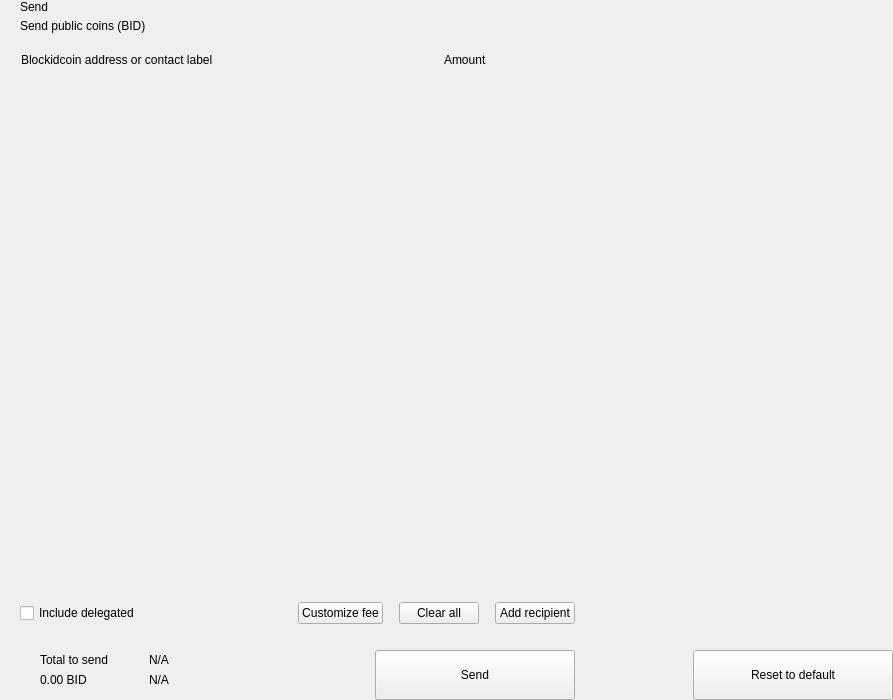
<?xml version="1.0" encoding="UTF-8"?>
<ui version="4.0">
 <class>send</class>
 <widget class="QWidget" name="send">
  <property name="geometry">
   <rect>
    <x>0</x>
    <y>0</y>
    <width>893</width>
    <height>700</height>
   </rect>
  </property>
  <property name="windowTitle">
   <string>Form</string>
  </property>
  <layout class="QHBoxLayout" name="horizontalLayout_2" stretch="2,1">
   <property name="spacing">
    <number>0</number>
   </property>
   <property name="leftMargin">
    <number>0</number>
   </property>
   <property name="topMargin">
    <number>0</number>
   </property>
   <property name="rightMargin">
    <number>0</number>
   </property>
   <property name="bottomMargin">
    <number>0</number>
   </property>
   <item>
    <widget class="QWidget" name="left" native="true">
     <layout class="QVBoxLayout" name="verticalLayout_3">
      <property name="spacing">
       <number>0</number>
      </property>
      <property name="leftMargin">
       <number>0</number>
      </property>
      <property name="topMargin">
       <number>0</number>
      </property>
      <property name="rightMargin">
       <number>0</number>
      </property>
      <property name="bottomMargin">
       <number>0</number>
      </property>
      <item>
       <layout class="QVBoxLayout" name="verticalLayout_22" stretch="0,0,0,1,0,0,0,0">
        <property name="spacing">
         <number>0</number>
        </property>
        <item>
         <layout class="QHBoxLayout" name="horizontalLayout_3">
          <property name="spacing">
           <number>0</number>
          </property>
          <property name="leftMargin">
           <number>20</number>
          </property>
          <property name="rightMargin">
           <number>20</number>
          </property>
          <item>
           <layout class="QVBoxLayout" name="verticalLayout">
            <property name="spacing">
             <number>5</number>
            </property>
            <item>
             <widget class="QLabel" name="labelTitle">
              <property name="text">
               <string>Send</string>
              </property>
              <property name="alignment">
               <set>Qt::AlignLeading|Qt::AlignLeft|Qt::AlignVCenter</set>
              </property>
             </widget>
            </item>
            <item>
             <widget class="QLabel" name="labelSubtitle1">
              <property name="text">
               <string>Send public coins (BID)</string>
              </property>
             </widget>
            </item>
           </layout>
          </item>
          <item>
           <spacer name="horizontalSpacer">
            <property name="orientation">
             <enum>Qt::Horizontal</enum>
            </property>
            <property name="sizeHint" stdset="0">
             <size>
              <width>40</width>
              <height>20</height>
             </size>
            </property>
           </spacer>
          </item>
         </layout>
        </item>
        <item>
         <spacer name="verticalSpacer_2">
          <property name="orientation">
           <enum>Qt::Vertical</enum>
          </property>
          <property name="sizeType">
           <enum>QSizePolicy::Fixed</enum>
          </property>
          <property name="sizeHint" stdset="0">
           <size>
            <width>20</width>
            <height>20</height>
           </size>
          </property>
         </spacer>
        </item>
        <item>
         <layout class="QHBoxLayout" name="horizontalLayout" stretch="6,0,2">
          <property name="spacing">
           <number>0</number>
          </property>
          <property name="leftMargin">
           <number>10</number>
          </property>
          <property name="topMargin">
           <number>0</number>
          </property>
          <property name="rightMargin">
           <number>20</number>
          </property>
          <property name="bottomMargin">
           <number>0</number>
          </property>
          <item>
           <widget class="QLabel" name="labelSubtitleAddress">
            <property name="styleSheet">
             <string notr="true">margin-left:8px;</string>
            </property>
            <property name="text">
             <string>Blockidcoin address or contact label</string>
            </property>
           </widget>
          </item>
          <item>
           <spacer name="horizontalSpacer_3">
            <property name="orientation">
             <enum>Qt::Horizontal</enum>
            </property>
            <property name="sizeType">
             <enum>QSizePolicy::Fixed</enum>
            </property>
            <property name="sizeHint" stdset="0">
             <size>
              <width>40</width>
              <height>1</height>
             </size>
            </property>
           </spacer>
          </item>
          <item>
           <widget class="QLabel" name="labelSubtitleAmount">
            <property name="text">
             <string>Amount</string>
            </property>
           </widget>
          </item>
         </layout>
        </item>
        <item>
         <widget class="QScrollArea" name="scrollArea">
          <property name="minimumSize">
           <size>
            <width>0</width>
            <height>350</height>
           </size>
          </property>
          <property name="styleSheet">
           <string notr="true">#scrollArea {
            background:transparent;
            margin-top:10px;
}</string>
          </property>
          <property name="horizontalScrollBarPolicy">
           <enum>Qt::ScrollBarAlwaysOff</enum>
          </property>
          <property name="sizeAdjustPolicy">
           <enum>QAbstractScrollArea::AdjustIgnored</enum>
          </property>
          <property name="widgetResizable">
           <bool>true</bool>
          </property>
          <property name="alignment">
           <set>Qt::AlignLeading|Qt::AlignLeft|Qt::AlignTop</set>
          </property>
          <widget class="QWidget" name="scrollAreaWidgetContents">
           <property name="geometry">
            <rect>
             <x>0</x>
             <y>0</y>
             <width>591</width>
             <height>16</height>
            </rect>
           </property>
           <property name="sizePolicy">
            <sizepolicy hsizetype="Preferred" vsizetype="Maximum">
             <horstretch>0</horstretch>
             <verstretch>0</verstretch>
            </sizepolicy>
           </property>
           <property name="autoFillBackground">
            <bool>false</bool>
           </property>
           <property name="styleSheet">
            <string notr="true">#scrollAreaWidgetContents {
             background:transparent;
             }</string>
           </property>
           <layout class="QVBoxLayout" name="verticalLayout_7">
            <property name="spacing">
             <number>0</number>
            </property>
            <property name="sizeConstraint">
             <enum>QLayout::SetDefaultConstraint</enum>
            </property>
            <property name="leftMargin">
             <number>0</number>
            </property>
            <property name="topMargin">
             <number>0</number>
            </property>
            <property name="rightMargin">
             <number>0</number>
            </property>
            <property name="bottomMargin">
             <number>0</number>
            </property>
           </layout>
          </widget>
         </widget>
        </item>
        <item>
         <spacer name="verticalSpacer_4">
          <property name="orientation">
           <enum>Qt::Vertical</enum>
          </property>
          <property name="sizeType">
           <enum>QSizePolicy::Fixed</enum>
          </property>
          <property name="sizeHint" stdset="0">
           <size>
            <width>20</width>
            <height>20</height>
           </size>
          </property>
         </spacer>
        </item>
        <item>
         <layout class="QHBoxLayout" name="horizontalLayout_20">
          <property name="spacing">
           <number>6</number>
          </property>
          <property name="leftMargin">
           <number>20</number>
          </property>
          <property name="rightMargin">
           <number>20</number>
          </property>
          <item>
           <widget class="QCheckBox" name="checkBoxDelegations">
            <property name="layoutDirection">
             <enum>Qt::LeftToRight</enum>
            </property>
            <property name="text">
             <string>Include delegated</string>
            </property>
           </widget>
          </item>
          <item>
           <spacer name="horizontalSpacer_4">
            <property name="orientation">
             <enum>Qt::Horizontal</enum>
            </property>
            <property name="sizeHint" stdset="0">
             <size>
              <width>10</width>
              <height>20</height>
             </size>
            </property>
           </spacer>
          </item>
          <item>
           <widget class="QPushButton" name="pushButtonFee">
            <property name="focusPolicy">
             <enum>Qt::NoFocus</enum>
            </property>
            <property name="text">
             <string>Customize fee</string>
            </property>
           </widget>
          </item>
          <item>
           <spacer name="horizontalSpacer_11">
            <property name="orientation">
             <enum>Qt::Horizontal</enum>
            </property>
            <property name="sizeType">
             <enum>QSizePolicy::Minimum</enum>
            </property>
            <property name="sizeHint" stdset="0">
             <size>
              <width>10</width>
              <height>20</height>
             </size>
            </property>
           </spacer>
          </item>
          <item>
           <widget class="QPushButton" name="pushButtonClear">
            <property name="focusPolicy">
             <enum>Qt::NoFocus</enum>
            </property>
            <property name="layoutDirection">
             <enum>Qt::RightToLeft</enum>
            </property>
            <property name="text">
             <string>Clear all</string>
            </property>
           </widget>
          </item>
          <item>
           <spacer name="horizontalSpacer_6">
            <property name="orientation">
             <enum>Qt::Horizontal</enum>
            </property>
            <property name="sizeType">
             <enum>QSizePolicy::Fixed</enum>
            </property>
            <property name="sizeHint" stdset="0">
             <size>
              <width>10</width>
              <height>20</height>
             </size>
            </property>
           </spacer>
          </item>
          <item>
           <widget class="QPushButton" name="pushButtonAddRecipient">
            <property name="focusPolicy">
             <enum>Qt::NoFocus</enum>
            </property>
            <property name="text">
             <string>Add recipient</string>
            </property>
           </widget>
          </item>
         </layout>
        </item>
        <item>
         <spacer name="verticalSpacer">
          <property name="orientation">
           <enum>Qt::Vertical</enum>
          </property>
          <property name="sizeType">
           <enum>QSizePolicy::Fixed</enum>
          </property>
          <property name="sizeHint" stdset="0">
           <size>
            <width>20</width>
            <height>16</height>
           </size>
          </property>
         </spacer>
        </item>
        <item>
         <layout class="QHBoxLayout" name="horizontalLayout_7">
          <property name="rightMargin">
           <number>20</number>
          </property>
          <item>
           <layout class="QHBoxLayout" name="horizontalLayout_10">
            <property name="spacing">
             <number>0</number>
            </property>
            <property name="leftMargin">
             <number>8</number>
            </property>
            <item>
             <widget class="QStackedWidget" name="stackedWidget">
              <property name="minimumSize">
               <size>
                <width>0</width>
                <height>60</height>
               </size>
              </property>
              <property name="maximumSize">
               <size>
                <width>16777215</width>
                <height>60</height>
               </size>
              </property>
              <widget class="QWidget" name="page1">
               <layout class="QVBoxLayout" name="verticalLayout_71" stretch="0">
                <property name="spacing">
                 <number>6</number>
                </property>
                <property name="leftMargin">
                 <number>12</number>
                </property>
                <property name="topMargin">
                 <number>0</number>
                </property>
                <property name="rightMargin">
                 <number>0</number>
                </property>
                <property name="bottomMargin">
                 <number>0</number>
                </property>
                <item>
                 <widget class="QWidget" name="coinWidget" native="true">
                  <property name="minimumSize">
                   <size>
                    <width>0</width>
                    <height>60</height>
                   </size>
                  </property>
                  <property name="maximumSize">
                   <size>
                    <width>16777215</width>
                    <height>60</height>
                   </size>
                  </property>
                  <layout class="QHBoxLayout" name="horizontalLayout_9">
                   <property name="spacing">
                    <number>0</number>
                   </property>
                   <property name="leftMargin">
                    <number>20</number>
                   </property>
                   <property name="topMargin">
                    <number>10</number>
                   </property>
                   <property name="rightMargin">
                    <number>20</number>
                   </property>
                   <property name="bottomMargin">
                    <number>10</number>
                   </property>
                   <item>
                    <layout class="QVBoxLayout" name="verticalSend">
                     <property name="spacing">
                      <number>0</number>
                     </property>
                     <item>
                      <widget class="QLabel" name="labelTitleTotalSend">
                       <property name="text">
                        <string>Total to send</string>
                       </property>
                      </widget>
                     </item>
                     <item>
                      <widget class="QLabel" name="labelAmountSend">
                       <property name="text">
                        <string notr="true">0.00 BID</string>
                       </property>
                      </widget>
                     </item>
                    </layout>
                   </item>
                   <item>
                    <spacer name="horizontalSpacer_9">
                     <property name="orientation">
                      <enum>Qt::Horizontal</enum>
                     </property>
                     <property name="sizeType">
                      <enum>QSizePolicy::Fixed</enum>
                     </property>
                     <property name="sizeHint" stdset="0">
                      <size>
                       <width>20</width>
                       <height>20</height>
                      </size>
                     </property>
                    </spacer>
                   </item>
                   <item>
                    <widget class="QLabel" name="labelLine">
                     <property name="minimumSize">
                      <size>
                       <width>1</width>
                       <height>0</height>
                      </size>
                     </property>
                     <property name="maximumSize">
                      <size>
                       <width>1</width>
                       <height>16777215</height>
                      </size>
                     </property>
                     <property name="text">
                      <string/>
                     </property>
                    </widget>
                   </item>
                   <item>
                    <spacer name="horizontalSpacer_10">
                     <property name="orientation">
                      <enum>Qt::Horizontal</enum>
                     </property>
                     <property name="sizeType">
                      <enum>QSizePolicy::Fixed</enum>
                     </property>
                     <property name="sizeHint" stdset="0">
                      <size>
                       <width>20</width>
                       <height>20</height>
                      </size>
                     </property>
                    </spacer>
                   </item>
                   <item>
                    <layout class="QVBoxLayout" name="verticalRemaining">
                     <property name="spacing">
                      <number>0</number>
                     </property>
                     <item>
                      <widget class="QLabel" name="labelTitleTotalRemaining">
                       <property name="text">
                        <string notr="true">N/A</string>
                       </property>
                      </widget>
                     </item>
                     <item>
                      <widget class="QLabel" name="labelAmountRemaining">
                       <property name="text">
                        <string notr="true">N/A</string>
                       </property>
                      </widget>
                     </item>
                    </layout>
                   </item>
                  </layout>
                 </widget>
                </item>
               </layout>
              </widget>
              <widget class="QWidget" name="page_2"/>
             </widget>
            </item>
           </layout>
          </item>
          <item>
           <spacer name="horizontalSpacer_5">
            <property name="orientation">
             <enum>Qt::Horizontal</enum>
            </property>
            <property name="sizeType">
             <enum>QSizePolicy::Expanding</enum>
            </property>
            <property name="sizeHint" stdset="0">
             <size>
              <width>40</width>
              <height>20</height>
             </size>
            </property>
           </spacer>
          </item>
          <item alignment="Qt::AlignBottom">
           <widget class="QPushButton" name="pushButtonSave">
            <property name="minimumSize">
             <size>
              <width>200</width>
              <height>50</height>
             </size>
            </property>
            <property name="maximumSize">
             <size>
              <width>200</width>
              <height>50</height>
             </size>
            </property>
            <property name="focusPolicy">
             <enum>Qt::NoFocus</enum>
            </property>
            <property name="text">
             <string>Send</string>
            </property>
           </widget>
          </item>
         </layout>
        </item>
       </layout>
      </item>
     </layout>
    </widget>
   </item>
   <item>
    <widget class="QWidget" name="right" native="true">
     <layout class="QVBoxLayout" name="verticalLayout_5">
      <property name="leftMargin">
       <number>0</number>
      </property>
      <property name="topMargin">
       <number>0</number>
      </property>
      <property name="rightMargin">
       <number>0</number>
      </property>
      <property name="bottomMargin">
       <number>0</number>
      </property>
      <item>
       <layout class="QVBoxLayout" name="verticalLayout_4">
        <property name="spacing">
         <number>6</number>
        </property>
        <item>
         <widget class="OptionButton" name="btnCoinControl" native="true">
          <property name="minimumSize">
           <size>
            <width>0</width>
            <height>50</height>
           </size>
          </property>
         </widget>
        </item>
        <item>
         <widget class="OptionButton" name="btnChangeAddress" native="true">
          <property name="minimumSize">
           <size>
            <width>0</width>
            <height>50</height>
           </size>
          </property>
         </widget>
        </item>
        <item>
         <widget class="OptionButton" name="btnUri" native="true">
          <property name="minimumSize">
           <size>
            <width>0</width>
            <height>50</height>
           </size>
          </property>
         </widget>
        </item>
        <item>
         <spacer name="verticalSpacer_5">
          <property name="orientation">
           <enum>Qt::Vertical</enum>
          </property>
          <property name="sizeHint" stdset="0">
           <size>
            <width>20</width>
            <height>40</height>
           </size>
          </property>
         </spacer>
        </item>
        <item>
         <layout class="QHBoxLayout" name="horizontalLayout_8">
          <item>
           <spacer name="horizontalSpacer_7">
            <property name="orientation">
             <enum>Qt::Horizontal</enum>
            </property>
            <property name="sizeHint" stdset="0">
             <size>
              <width>40</width>
              <height>20</height>
             </size>
            </property>
           </spacer>
          </item>
          <item>
           <widget class="QPushButton" name="pushButtonReset">
            <property name="minimumSize">
             <size>
              <width>200</width>
              <height>50</height>
             </size>
            </property>
            <property name="maximumSize">
             <size>
              <width>200</width>
              <height>50</height>
             </size>
            </property>
            <property name="focusPolicy">
             <enum>Qt::NoFocus</enum>
            </property>
            <property name="text">
             <string>Reset to default</string>
            </property>
           </widget>
          </item>
         </layout>
        </item>
       </layout>
      </item>
     </layout>
    </widget>
   </item>
  </layout>
 </widget>
 <customwidgets>
  <customwidget>
   <class>OptionButton</class>
   <extends>QWidget</extends>
   <header>qt/blockidcoin/optionbutton.h</header>
   <container>1</container>
  </customwidget>
 </customwidgets>
 <resources/>
 <connections/>
</ui>
